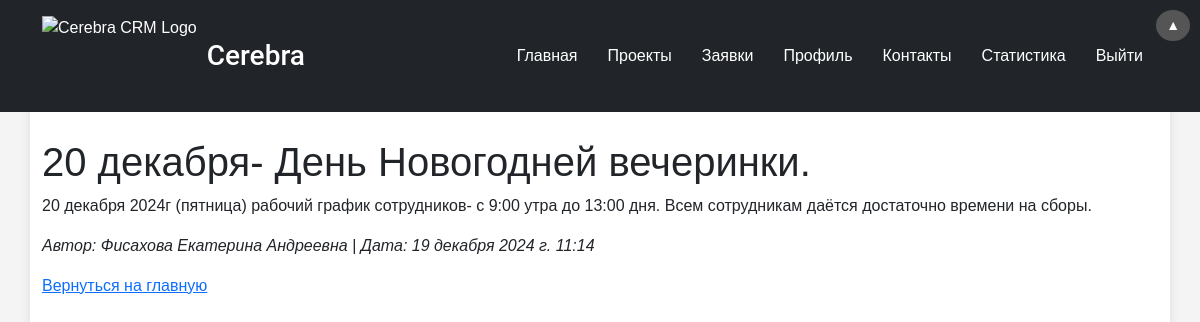
The page /news/31/ (signed in) on the database its author committed.
### news/models.py (models this page shows, shortened)
class NewsPost(models.Model):
    title = models.CharField(max_length=200, verbose_name='Заголовок')
    content = models.TextField(verbose_name='Содержание')
    created_at = models.DateTimeField(auto_now_add=True, verbose_name='Дата создания')
    author = models.ForeignKey(User, on_delete=models.CASCADE, related_name='news_posts')
    is_published = models.BooleanField(default=True, verbose_name='Опубликовано')
    is_visible_for_office = models.BooleanField(default=False, verbose_name='для Офиса')
    is_visible_for_warehouse = models.BooleanField(default=False, verbose_name='для Склада')
    is_visible_for_store = models.BooleanField(default=False, verbose_name='для Магазина')

### news/views.py (the view)
# urls.py: path('<int:news_id>/', views.news_detail, name='news_detail'),
def news_detail(request, news_id):
    news = get_object_or_404(NewsPost, id=news_id, is_published=True)
    return render(request, 'news/news_detail.html', {'news': news})

### news/templates/news/news_detail.html
{% extends 'base.html' %}
{% block content %}
    <h1>{{ news.title }}</h1>
    <p>{{ news.content }}</p>
    <p><em>Автор: {{ news.author.get_full_name }} | Дата: {{ news.created_at }}</em></p>
    <p><a href="{% url 'home' %}">Вернуться на главную</a></p>
    {% endblock %}

### static/css/styles.css (style rules this page uses)
body { font-family: Arial, sans-serif; background-color: #f4f4f4; height: 100%; margin: 0; padding: 0; display: flex; flex-direction: column; min-height: 100vh; }

### rows shown on the page
NewsPost: title "20 декабря- День Новогодней вечеринки.", content "20 декабря 2024г (пятница) рабочий график сотрудников- с 9:00 утра до 13:00 дня. Всем сотрудникам даётся достаточно времени на сборы.", author.get_full_name "Фисахова Екатерина Андреевна", created_at "19 декабря 2024 г. 11:14"
